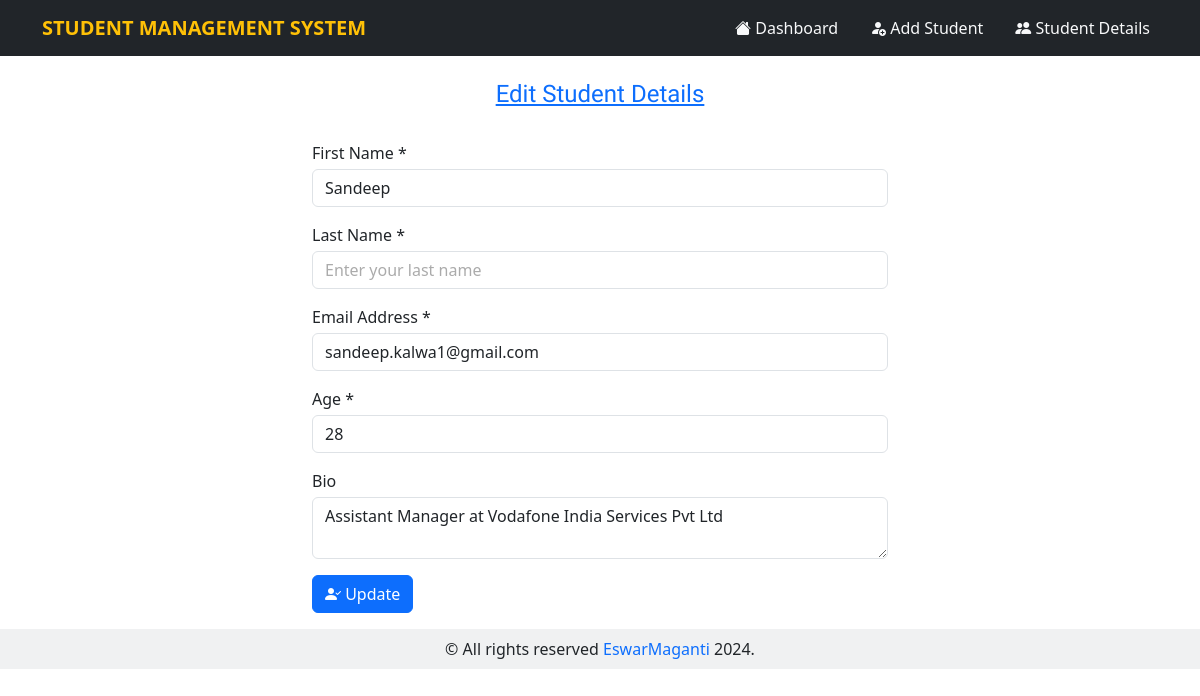
Screenshot of /edit_student/4 with the database file from the repository.
### models/__init__.py (models this page shows)
class Student(db.Model):
    id = db.Column(db.Integer, primary_key=True)
    first_name= db.Column(db.String(100), nullable=False)
    last_name= db.Column(db.String(100), nullable=False)
    email = db.Column(db.String(80), unique=True ,nullable=False)
    age = db.Column(db.Integer, nullable=False)
    bio = db.Column(db.String(500))
    created_at = db.Column(db.DateTime(timezone=True), server_default=func.now())
    updated_at = db.Column(db.DateTime(timezone=True), server_default=func.now())

### main.py (the view, shortened to what this page needs)
@app.route('/edit_student/<int:student_id>', methods=('GET','POST'))
def edit_student(student_id):
    student = Student.query.get_or_404(student_id)
    return render_template('edit_student.html', page_heading='Edit Student Details', student=student)

### templates/edit_student.html
{% extends 'base.html' %}
{% block content %}
<div class="col-md-6 container">
    <form method="POST">
        <div class="mb-3">
            <label for="first_name" class="pb-1">First Name *</label>
            <input value={{student.first_name}} type="text" name="first_name" id="first_name" class="form-control" placeholder="Enter your first name" required/>
        </div>
        <div class="mb-3">
            <label value={{student.last_name}} for="last_name" class="pb-1">Last Name *</label>
            <input type="text" name="last_name" id="last_name" class="form-control" placeholder="Enter your last name" required/>
        </div><div class="mb-3">
            <label for="email" class="pb-1">Email Address *</label>
            <input value={{student.email}} type="email" name="email" id="email" class="form-control" placeholder="example@example.com" required/>
        </div>
        <div class="mb-3">
            <label for="age" class="pb-1">Age *</label>
            <input value={{student.age}} type="number" name="age" id="age" class="form-control" required/>
        </div>
        <div class="mb-3">
            <label for="bio" class="pb-1">Bio</label>
            <textarea name="bio" id="bio" class="form-control" placeholder="Add your bio here">{{student.bio}}</textarea>
        <div class="mt-3">
            <button type="submit" class="btn btn-primary">
                <i class="bi bi-person-check-fill"></i>
                <span class="ml-2">Update</span>
            </button>
        </div>
        </div>
    </form>
</div>
{% endblock %}

### static/styles/style.css (style rules this page uses)
.form-control::placeholder { color: #ABABAB; }

### rows the page displays
Student: first_name "Sandeep", email "sandeep.kalwa1@gmail.com", age "28", bio "Assistant Manager at Vodafone India Services Pvt Ltd"

### other values shown
{{ page_heading }} "Edit Student Details"
